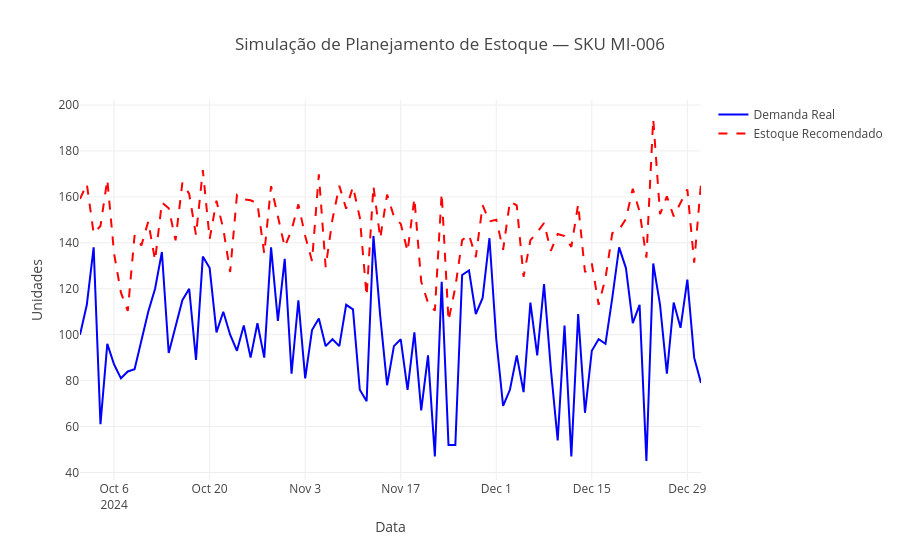

Notebook code cell kept with this figure:
### Code cell
fig = go.Figure()

fig.add_trace(go.Scatter(
    x=df_comparacao_xgb['data'],
    y=df_comparacao_xgb['real'],
    name='Demanda Real',
    line=dict(color='blue', width=2)
))

fig.add_trace(go.Scatter(
    x=df_comparacao_xgb['data'],
    y=df_comparacao_xgb['estoque_recomendado'],
    name='Estoque Recomendado',
    line=dict(color = 'red', dash='dash')
))

fig.update_layout(
    title='Simulação de Planejamento de Estoque — SKU MI-006',
    xaxis_title='Data',
    yaxis_title='Unidades',
    title_x=0.5
)

fig.show()
